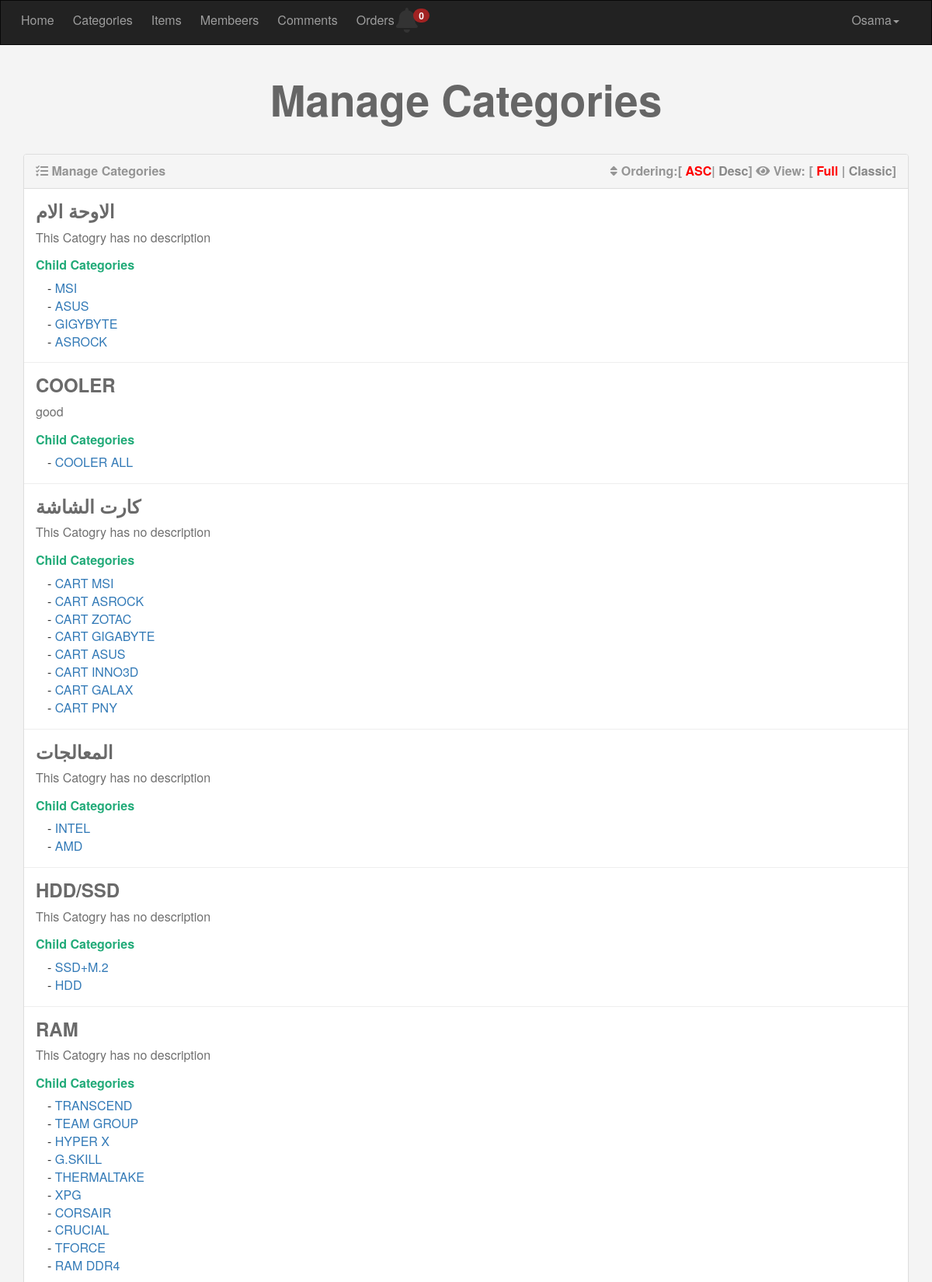
Screenshot of /admin/categories.php (signed in, upper part) with the database file from the repository.
### tables this page shows
CREATE TABLE `categories` (
  `ID` int(11) NOT NULL,
  `Name` varchar(255) NOT NULL,
  `Description` text NOT NULL,
  `parent` int(11) NOT NULL,
  `Orderning` int(11) DEFAULT NULL,
  `Visibility` tinyint(4) NOT NULL DEFAULT 0,
  `Allow_Comment` tinyint(4) NOT NULL DEFAULT 0,
  `Allow_Ads` tinyint(4) NOT NULL DEFAULT 0
);

### admin/includes/fuctions/function.php (called while the page is built, shortened)
<?php
function getAllFrom($filed,$table,$where=NULL,$and=NULL,$orderfield,$ordering="DESC"){
    global $con;
    $getAll=$con->prepare("SELECT $filed From  $table $where $and ORDER BY $orderfield $ordering");
    $getAll->execute();
    $all=$getAll->fetchAll();
    return $all;
}
?>

### admin/categories.php (the view, shortened to what this page needs)
<?php
if(isset($_SESSION['Username'])){
include 'init.php';
$do=isset($_GET['do']) ?$_GET['do'] : 'Manage';
if($do == 'Manage'){
  $sort='ASC';
 $stmt2=$con->prepare("SELECT
                            *
                       FROM
                            categories
                       WHERE
                             parent=0
                       ORDER BY
                             Orderning $sort");
 $stmt2->execute();
 $cats=$stmt2->fetchAll();
 if (! empty($cats)) {
 ?>
<h1 class="text-center">Manage Categories</h1>
<div class="container categories">
<div class="panel panel-default">
<div class="panel-heading"><i class="fas fa-tasks"></i> Manage Categories
<div class="option pull-right">
<i class="fa fa-sort"></i> Ordering:[
<a class="<?php if($sort=='ASC') {echo 'active';} ?>" href="?sort=ASC">ASC</a>|
<a class="<?php if($sort=='DESC') {echo 'active';} ?>" href="?sort=DESC">Desc</a>]
<i class="fa fa-eye"></i> View: [
<span class="active" data-view="full">Full</span> |
<span data-view="classic">Classic</span>]
</div>
</div>
<div class="panel-body">
<?php
foreach($cats as $cat){
echo "<div class='cat'>";
echo "<h3>".$cat['Name'].'</h3>';
echo "<div class='full-view'>";
echo "<p>"; if($cat['Description'] =='') {echo 'This Catogry has no description';}else{ echo $cat['Description'];}echo'</p>';
echo "</div>";
$childCat=getAllFrom("*","categories","where parent={$cat['ID']}","","ID","ASC");
if(! empty($childCat)){
echo "<h4 class='child-head'>Child Categories</h4>";
echo "<ul class='list-unstyled child-cat'>";
foreach( $childCat as $c){
echo "<li class='child-link'>
<a href='categories.php?do=Edit&catid=" .$c['ID']. "'>".$c['Name']."</a>
<a href='categories.php?do=Delete&catid=".$c['ID']."' class='show-delete confirm'>Delete</a>
</li>";
}
echo "</ul>";
}
echo "</div>";
echo "<hr>";
}
?>
</div>
</div>
</div>
<?php } ?>
<?php
}
include $tpl .'footer.php';
}else{
header('Location:index.php');
exit();
}
?>

### admin/layout/css/solid.css (style rules this page uses)
.fa, .fas { font-family: 'Font Awesome 5 Free'; font-weight: 900; }

### admin/layout/css/style1.css (style rules this page uses)
body { background-color: #F4F4F4; font-size: 16px; }
h1 { font-size: 55px; margin: 40px 0; font-weight: bold; color: #666; }
.categories .panel-heading { color: #959595; font-weight: bold; }
.categories .panel-body { padding: 0; }
.categories .option a { color: #888; text-decoration: none; }
.categories .option span { color: #888; cursor: pointer; }
.categories .option .active { color: #F00; }
.categories hr { margin-top: 0; margin-bottom: 0; }
.categories .cat { padding: 15px; position: relative; overflow: hidden; }
.categories .cat h3 { margin: 0; cursor: pointer; font-weight: bold; color: #6A6A6A; }
.categories .cat .full-view p { margin: 10px 0; color: #707070; }
.categories .child-head { margin: 15px 0 10px; font-weight: bold; color: #22ab79; font-size: 16px; }
.categories .child-cat { margin: 0; }
.categories .child-cat li { margin-left: 15px; }
.categories .child-cat li:before { content: "-"; }

### rows the page displays
categories: Name "الاوحة الام", Description "This Catogry has no description"
categories: Name "MSI"
categories: Name "ASUS"
categories: Name "GIGYBYTE"
categories: Name "ASROCK"
categories: Name "COOLER", Description "good"
categories: Name "COOLER ALL"
categories: Name "كارت الشاشة", Description "This Catogry has no description"
categories: Name "CART MSI"
categories: Name "CART ASROCK"
categories: Name "CART ZOTAC"
categories: Name "CART GIGABYTE"
categories: Name "CART ASUS"
categories: Name "CART INNO3D"
categories: Name "CART GALAX"
categories: Name "CART PNY"
categories: Name "المعالجات", Description "This Catogry has no description"
categories: Name "INTEL"
categories: Name "AMD"
categories: Name "HDD/SSD", Description "This Catogry has no description"
categories: Name "SSD+M.2"
categories: Name "HDD"
categories: Name "RAM", Description "This Catogry has no description"
categories: Name "TRANSCEND"
categories: Name "TEAM GROUP"
categories: Name "HYPER X"
categories: Name "G.SKILL"
categories: Name "THERMALTAKE"
categories: Name "XPG"
categories: Name "CORSAIR"
categories: Name "CRUCIAL"
categories: Name "TFORCE"
categories: Name "RAM DDR4"

### other values shown
countItems('id','orders') "0"
